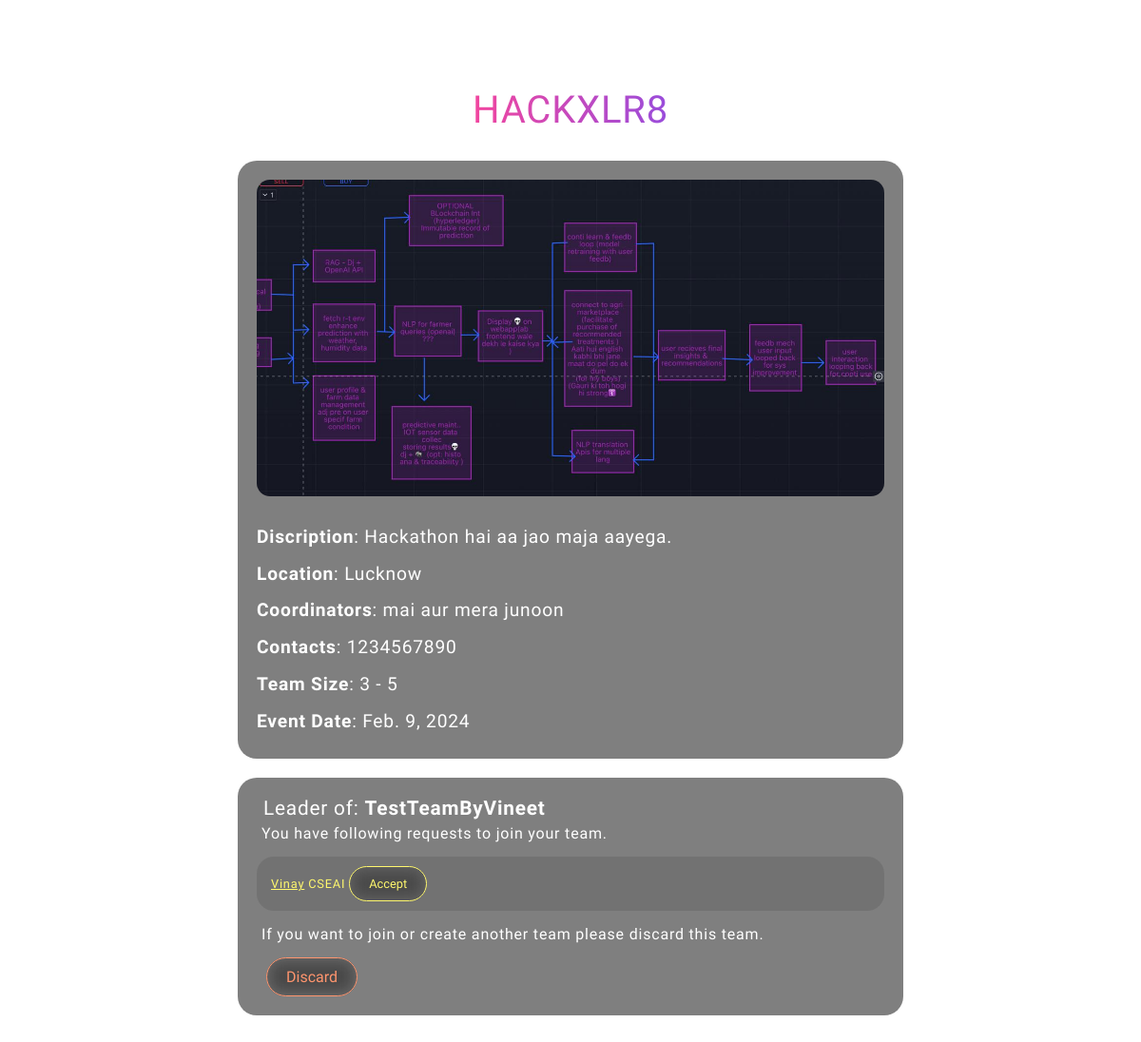
Screenshot of /events/hackathon/ (signed in) with the database file from the repository.
### events/models.py (models this page shows, shortened)
class AllEventList(models.Model):
    uniqueEventName = models.CharField(max_length=100)
    slug = models.SlugField(max_length=100, unique=True)
    eventName = models.CharField(max_length=100)
    eventDiscription = models.TextField()
    eventImage = models.ImageField(upload_to="eventImages/")
    club = models.CharField(max_length=100, choices=CLUBS_CHOICES)
    location = models.CharField(max_length=100)
    coordinators = models.CharField(max_length=100)
    contact = models.CharField(max_length=100)
    eventType = models.CharField(max_length=10, choices=EVENT_TYPE_CHOICES)
    eventDate = models.DateField()
    minTeamSize = models.IntegerField(default=1)
    maxTeamSize = models.IntegerField(default=1)
    dateAdded = models.DateTimeField(default=timezone.now)
    class Meta:
        ordering = ["-dateAdded"]

class TeamsRegistration(models.Model):
    event = models.ForeignKey(AllEventList, on_delete=models.CASCADE)
    teamName = models.CharField(max_length=100)
    teamLeader = models.ForeignKey(
        settings.AUTH_USER_MODEL,
        on_delete=models.CASCADE,
        related_name="team_lead_teams",
    )
    user = models.ForeignKey(
        settings.AUTH_USER_MODEL,
        on_delete=models.CASCADE,
        related_name="team_registrations",
    )
    status = models.IntegerField(choices=STATUS_CHOICES, default=0)

### accounts/models.py (models this page shows)
class CustomUser(AbstractBaseUser, PermissionsMixin):
    email = models.EmailField(
        unique=True, primary_key=True, validators=[EmailValidator()]
    )
    name = models.CharField(max_length=100, blank=True)
    is_active = models.BooleanField(default=True)
    is_staff = models.BooleanField(default=False)
    date_joined = models.DateTimeField(default=timezone.now)
    profile_picture = models.ImageField(
        upload_to="profile_pics/", blank=True, null=True
    )
    rollno = models.IntegerField(
        validators=[MaxValueValidator(9999999999999), MinValueValidator(1000000000000)]
    )
    branch = models.CharField(choices=BRANCH_CHOICES, max_length=5)
    year = models.CharField(choices=YEAR_CHOICES, max_length=5)
    objects = CustomUserManager()
    USERNAME_FIELD = "email"
    REQUIRED_FIELDS = []
    def __str__(self):
        return self.email
    def get_absolute_url(self):
        return reverse("student", args=[self.rollno])

### events/views.py (the view)
# urls.py: path('events/<slug:slug>/', views.eachEvent, name='eachEvent')
def eachEvent(request, slug):
    user = request.user
    event = get_object_or_404(AllEventList, slug=slug)
    data = getEventDataForUser(user=user, event=event)
    if request.method == "POST":
        if user.is_anonymous:
            return redirect("/login")
        handleParticipationPosts(request, event)
        return redirect(request.path)
    return render(request, "events/eachEvent.html", {"event": data})

### events/utils.py (called while the page is built)
def individualTeamParticipation(user, event):
    if event.eventType == "individual":
        entry = list(IndividualEventRegistration.objects.filter(event=event, user=user))
        if entry != []:
            return entry[0]
    return False

def isLeader(user, event):
    if event.eventType == "team":
        leaderEntries = list(
            TeamsRegistration.objects.filter(event=event, teamLeader=user, user=user)
        )
        if leaderEntries != []:
            return leaderEntries[0]
    return False

def isJoined(user, event):
    if event.eventType == "team":
        userConfirmEntry = list(
            TeamsRegistration.objects.filter(event=event, user=user, status=1)
        )
        if userConfirmEntry != []:
            if userConfirmEntry[0].teamLeader == user:
                return []
            return userConfirmEntry[0]
    return False

def membersInTeamIfLeader(user, event):
    return TeamsRegistration.objects.filter(event=event, teamLeader=user, status=1).exclude(user=user)

def membersInTeamIfJoined(user, event):
    teamName = TeamsRegistration.objects.get(event=event, user=user, status=1).teamName
    entries = TeamsRegistration.objects.filter(event=event, teamName=teamName).exclude(user=user)
    members =[]
    for i in entries:
        members.append(i.user)
    return members

def getTeams(user, event):
    if event.eventType != "team":
        return None
    allteams = TeamsRegistration.objects.filter(event=event)
    teams = []
    for i in allteams:
        if i.teamLeader == i.user:
            count = 1
            canAdd = True
            for j in allteams:
                if i.teamLeader == j.teamLeader and j.user == user:
                    canAdd = False
                if i.teamLeader == j.teamLeader and j.user != i.teamLeader and j.status == 1:
                    count += 1
            if canAdd:
                teams.append([i.teamName, i.teamLeader.name, i.teamLeader.email, i.teamLeader.rollno, count])
    print(teams)
    return teams

def getPendingReq(user, event):
    entries = TeamsRegistration.objects.filter(user=user, event=event)
    pendingRequests = list(entries.filter(status=0))
    if pendingRequests == []:
        return False
    return pendingRequests

def teamJoinRequestsIfLeader(user, event):
    requests = list(
        TeamsRegistration.objects.filter(teamLeader=user, event=event, status=0)
    )
    return False if requests == [] else requests

### templates/events/eachEvent.html (shortened to what this page needs)
{% extends 'base.html' %}
{% load static %}
{% block css %}
  <link rel="stylesheet" href="{% static 'css/form.css' %}" />
  <link rel="stylesheet" href="{% static 'css/eachEvent.css' %}" />
{% endblock %}
{% block backgroundImageURL %}
  {% static 'backgrounds/eventsList.jpeg' %}
{% endblock %}
{% block content %}
<main>
    <div class="wrapper">
        <div class="title">
            {{ event.eventName }}
        </div>
        <div class="details-wrapper">
            <div class="event-image">
                {% if event.eventImage %}
                    <img src="{{ event.eventImage }}" alt="{{ event.eventName }}">
                {% endif %}
            </div>
            <div class="detail discription">
                <span>Discription</span>: {{ event.eventDiscription }}
            </div>
            <div class="detail location">
                <span>Location</span>: {{ event.location }}
            </div>
            <div class="detail coordinators">
                <span>Coordinators</span>: {{ event.coordinators }}
            </div>
            <div class="detail contact">
                <span>Contacts</span>: {{ event.contact }}
            </div>
            {% if event.eventType == "team" %}
                <div class="detail team-size">
                    <p>
                        <span>Team Size</span>: {{ event.minTeamSize }} - {{event.maxTeamSize}}
                    </p>
                </div>
            {% endif %}
            <div class="detail date">
                <span>Event Date</span>: {{ event.eventDate }}
            </div>
        </div>
        <div class="participation-wrapper">
            {% if event.eventType == 'team' %}
                <div class="team-participation">
                    {% if event.isLeader %}
                        <div class="is-leader">
                            <div class="is-leader-team-name">Leader of: <span>{{event.isLeader.teamName}}</span></div>
                            {% if event.teamJoinRequestsIfLeader %}
                                <p>You have following requests to join your team.</p>
                                <form method="post" class="is-leader-form">
                                    {% for joinRequest in event.teamJoinRequestsIfLeader %}
                                        <div class="request">
                                            <a href="{{joinRequest.user.get_absolute_url}}">{{joinRequest.user.name}}</a>&nbsp;{{joinRequest.user.branch}}&nbsp;
                                            <button type="submit" name="accept_request" value="{{joinRequest.user}}">Accept</button>
                                        </div>
                                    {% endfor %}
                                </form>
                            {% endif %}
                            <p>
                                If you want to join or create another team please
                                discard this team.
                            </p>
                            {% if not event.membersInTeamIfLeader %}
                                <form method="post">
                                    <button type="submit" class="discard-team-button" name="discard_team" value="{{event.isLeader.teamName}}">Discard</button>
                                </form>
                            {% endif %}
                        </div>
                    {% endif %}
                </div>
            {% endif %}
        </div>
    </div>
</main>
{% endblock content %}

### static/css/base.css (style rules this page uses)
* { padding: 0; margin: 0; box-sizing: border-box; }

### static/css/form.css (style rules this page uses)
* { margin: 0; padding: 0; box-sizing: border-box; }
body { background-size: cover; font-family: "Courier Prime"; background-position: center center; background-repeat: no-repeat; min-height: 100vh; }
main { display: flex; flex-direction: column; justify-content: center; align-items: center; max-width: 100vw; }
.wrapper { display: flex; flex-direction: column; justify-content: center; align-items: center; max-width: 90vw; }
.title { font-size: 60px; font-weight: 500; background: linear-gradient(90deg, #ff4596, #8c4de4, #629eff); background-size: 200%; -webkit-background-clip: text; -webkit-text-fill-color: transparent; background-clip: text; animation: gradient-animation 9s infinite; padding: 40px 0px 10px 0px; }
body { letter-spacing: 0.05em; }

### static/css/eachEvent.css (style rules this page uses)
.wrapper { width: 700px; max-width: 95vw; }
.title { padding: 30px 30px; font-size: 2.5em; }
.event-image img { max-width: 100%; padding: 20px; border-radius: 34px; }
.details-wrapper { border-radius: 20px; backdrop-filter: blur(15px); background-color: rgba(26, 26, 26, 0.555); padding-bottom: 20px; display: flex; justify-content: center; align-items: center; flex-direction: column; }
.detail { color: white; font-size: 1.2em; line-height: 1.5; padding: 5px 20px; text-align: left; width: 100%; }
.detail span { color: rgb(255, 255, 255); font-weight: 900; }
.participation-wrapper { display: flex; justify-content: center; align-items: center; flex-direction: column; padding-bottom: 30px; }
.participation-wrapper p { font-size: 1.1em; color: white; padding: 5px; }
.team-participation { margin: 20px 0 0 0; width: 700px; max-width: 95vw; }
.is-leader-team-name { font-size: 1.3em; color: white; padding: 0 0 0 7px; }
.is-leader-team-name span { font-weight: 800; }
.is-leader { width: 100%; border-radius: 20px; padding: 20px; backdrop-filter: blur(15px); background-color: rgba(26, 26, 26, 0.555); margin: 0 0 20px 0; }
.is-leader p { font-size: 1em; }
.is-leader-form { padding: 10px 10px 5px 15px; margin: 10px 0 10px 0; border-radius: 18px; background-color: rgba(90, 90, 90, 0.324); }
.is-leader .request { display: flex; justify-content: flex-start; align-items: center; flex-wrap: wrap; padding: 0 0 5px 0; color: rgb(255, 248, 110); font-size: 0.8em; }
.is-leader .request a { color: rgb(255, 248, 110); }
.is-leader .request button { outline: none; background-color: rgba(0, 0, 0, 0); backdrop-filter: blur(10px); border: 1px solid rgb(255, 248, 110); border-radius: 25px; padding: 10px 20px; cursor: pointer; color: rgb(255, 248, 110); font-size: 1em; font-family: "Courier Prime"; }
.discard-team-button { outline: none; background-color: rgba(0, 0, 0, 0); backdrop-filter: blur(10px); border: 1px solid rgb(255, 149, 110); border-radius: 25px; padding: 10px 20px; cursor: pointer; color: rgb(255, 149, 110); font-size: 1em; font-family: "Courier Prime"; margin: 10px 0 0 10px; }

### rows the page displays
AllEventList: eventName "HACKXLR8", eventDiscription "Hackathon hai aa jao maja aayega.", location "Lucknow", coordinators "mai aur mera junoon", contact "1234567890", eventDate "Feb. 9, 2024"
TeamsRegistration: isLeader.teamName "TestTeamByVineet"
TeamsRegistration: user.name "Vinay", user.branch "CSEAI"

### other values shown
{{ event.minTeamSize }} "3"
{{ event.maxTeamSize }} "5"
